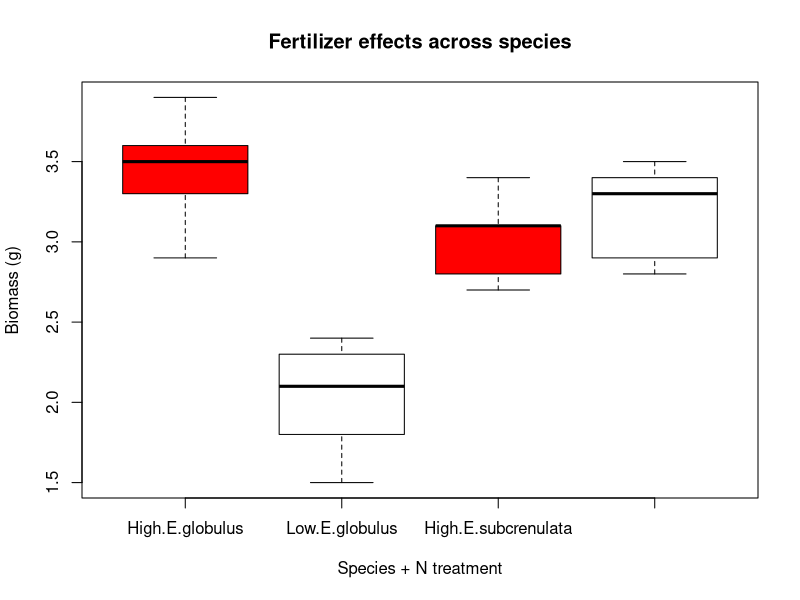

The R source for this figure:

N_dat <- read.csv(file = "Example_data.csv")

head(N_dat)

mod <- lm(Biomass ~ Species*Fertilizer, data = N_dat)

anova(mod)

boxplot(Biomass ~ Fertilizer*Species, data = N_dat,     
        col=(c("red","white")),
        main="Fertilizer effects across species", xlab="Species + N treatment", ylab="Biomass (g)")

